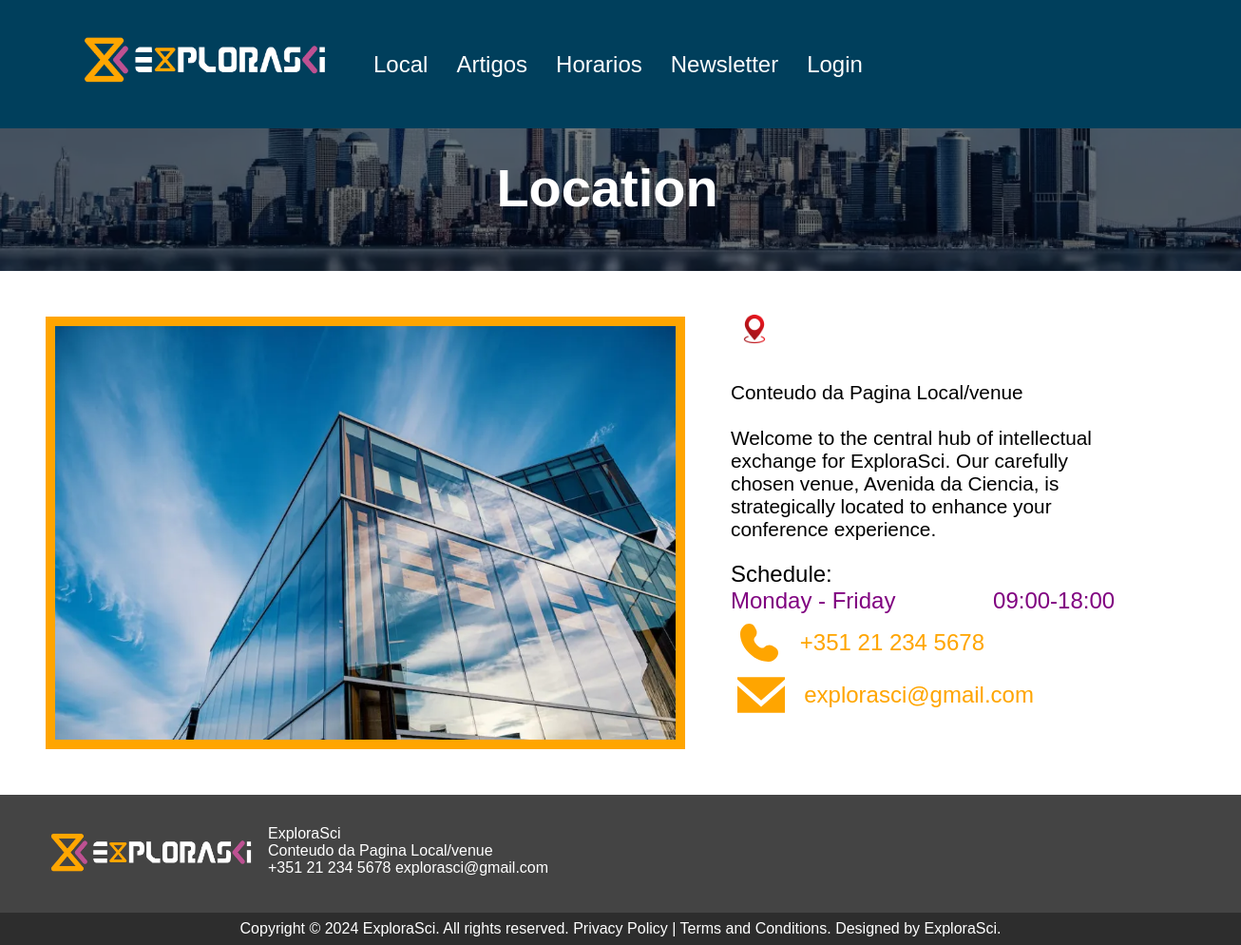
/location.php, run on an earlier commit of the app's database.
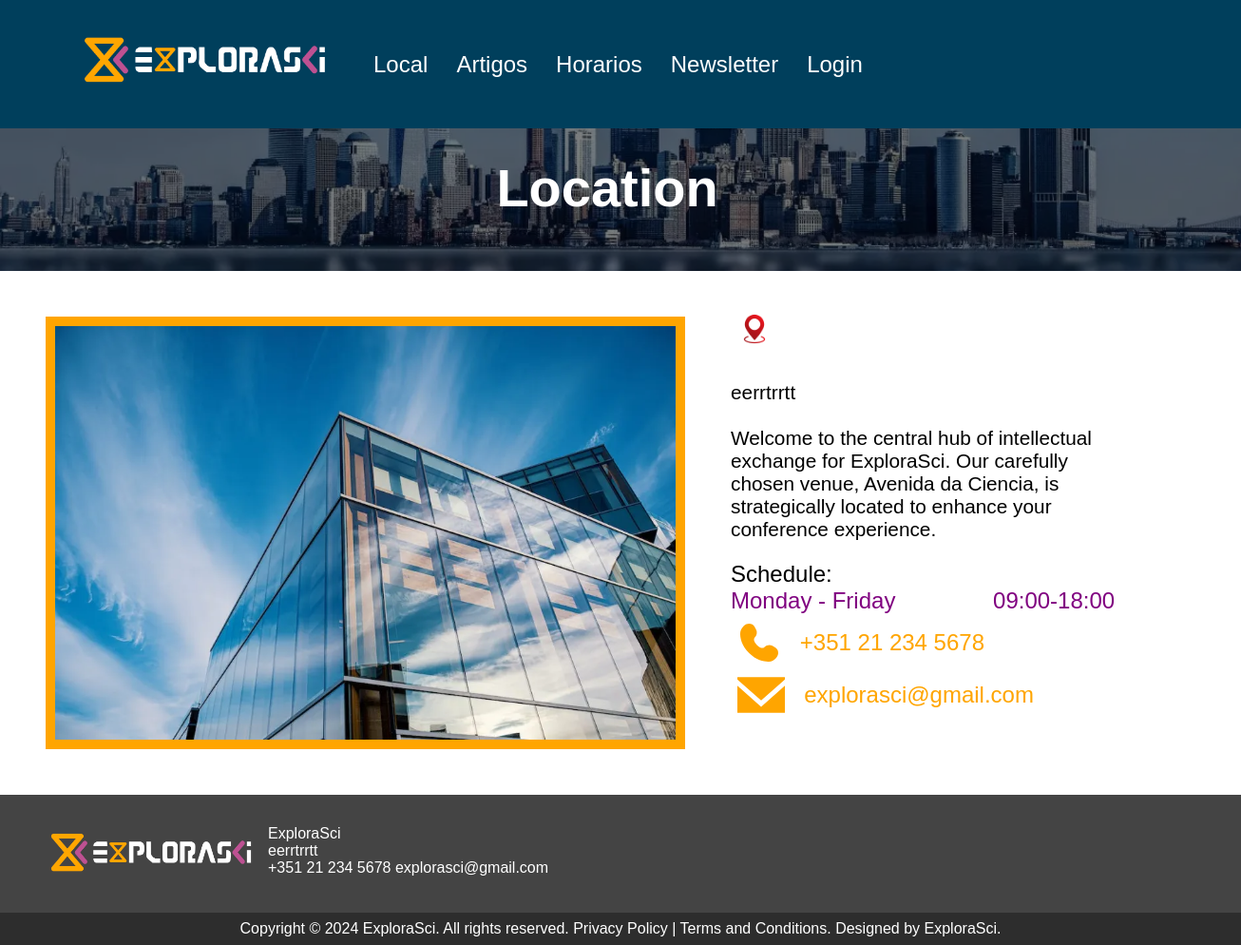
And on a later commit of the database.
### tables this page shows
CREATE TABLE `conteudo` (
  `id` int(11) NOT NULL,
  `titulo` varchar(100) NOT NULL,
  `texto` varchar(5000) NOT NULL
);

### content_fetch.php (called while the page is built)
<?php
function getContentById($id, $db) {
    $sql = "SELECT texto FROM conteudo WHERE id = $id";
    $result = $db->query($sql);
    if ($result) {
        $row = $result->fetch_assoc();
        return $row["texto"];
    } else {
        return 'Error fetching text from the database.';
    }
}
?>

### location.php (the view, shortened to what this page needs)
<?php
include "inc/top.inc.php";
include("inc/config.inc.php");
include("content_fetch.php");
?>
<main>
    <div class="local-title">
        <img src="./images/cities.webp" width="100%">
        <div class="overlay"></div>
        <h1>Location</h1>
    </div>
    <div class="local-container">
        <img class="local-img" src="./images/pexels-photo-2606383.webp" width="600px" height="400px">
        <div class="local-info">
            <p class="address">
                <img src="./images/location.png" width="50px"> <br>
                <?php
                $contentId = 2;
                $contentText = getContentById($contentId, $db);
                echo '<p class="description">' . $contentText . '</p>';
                ?>
            </p>
            <p class="description">
                Welcome to the central hub of intellectual exchange for ExploraSci.
                Our carefully chosen venue, Avenida da Ciencia, is strategically located to enhance your conference experience.
            </p>
            <div class="schedule">
                <span>Schedule:</span>
                <br>
                <span class="local-days">Monday - Friday</span>
                <span class="local-times">09:00-18:00</span>
            </div>
            <div class="contacts-phone">
                <span>+351 21 234 5678</span>
            </div>
            <div class="contacts-mail">
                <span>explorasci@gmail.com</span>
            </div>
        </div>
    </div>
</main>
<?php
include "inc/bot.inc.php";
?>

### inc/bot.inc.php (shortened to what this page needs)
<footer>
    <div class="footer-info">
        <img src="./images/ExploraSci.png" alt="logo" width="250px" height="60">
        <span>ExploraSci <br>
        <?php
                $contentId = 2;
                $contentText = getContentById($contentId, $db);
                echo $contentText ;
                ?><br>
        +351 21 234 5678 explorasci@gmail.com</span>
    </div>
    <div class="copyright">
        <span>Copyright &copy 2024 ExploraSci. All rights reserved. Privacy Policy | Terms and Conditions. Designed by ExploraSci. </span>
    </div>
</footer>
</body>
</html>

What changed in the data, as far as the page shows it:
changed conteudo: texto "Conteudo da Pagina Local/venue" → "eerrtrrtt"
